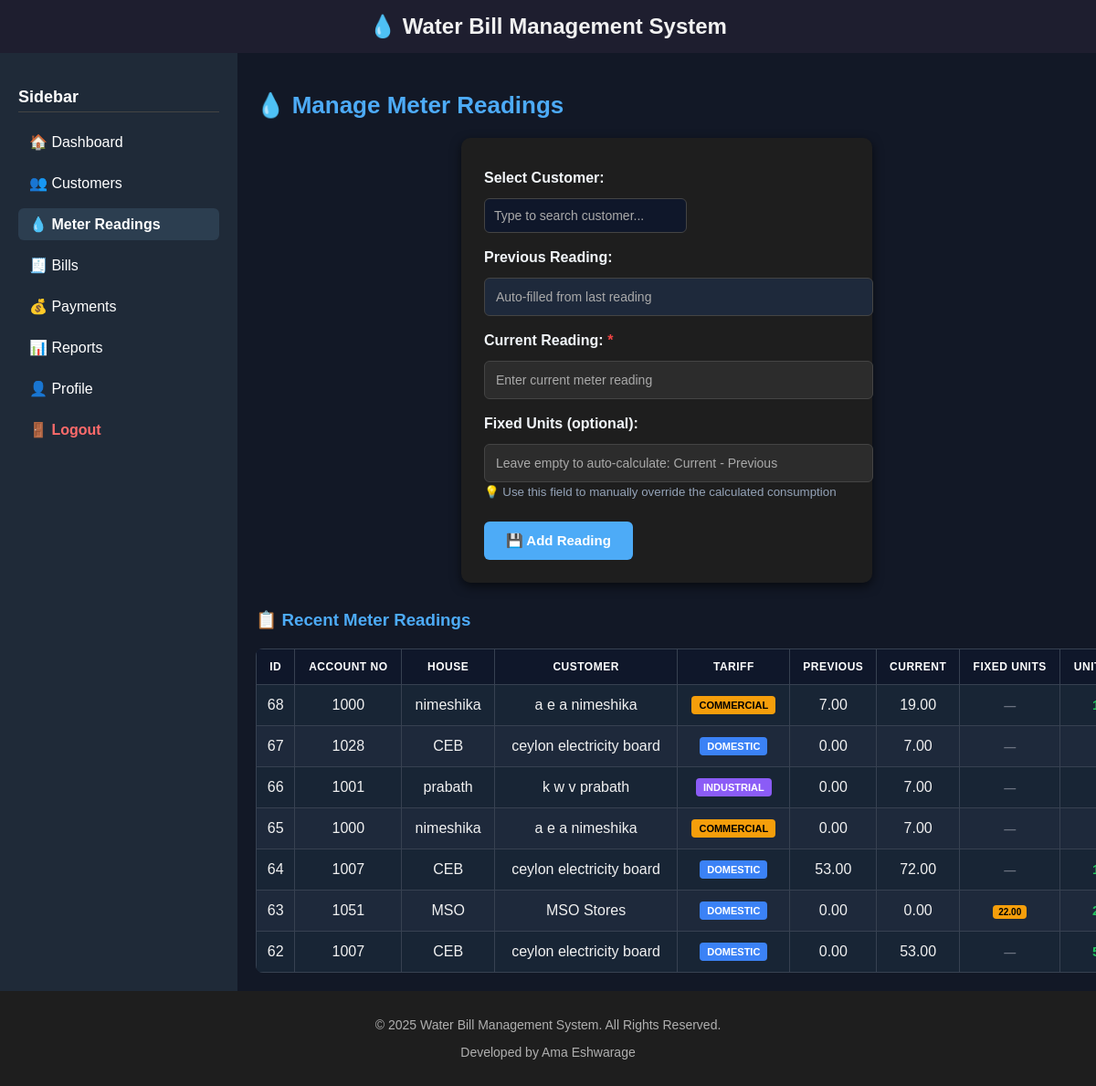
The page /meter_readings.php (signed in) on the database its author committed.
### tables this page shows
CREATE TABLE `meter_reading` (
  `reading_id` int(11) NOT NULL,
  `customer_id` int(11) NOT NULL,
  `previous_reading` decimal(10,2) NOT NULL DEFAULT 0.00,
  `current_reading` decimal(10,2) NOT NULL DEFAULT 0.00,
  `units_consumed` decimal(10,2) NOT NULL DEFAULT 0.00,
  `fixed_units` decimal(10,2) DEFAULT NULL,
  `date` date NOT NULL,
  `created_at` timestamp NOT NULL DEFAULT current_timestamp()
);

CREATE TABLE `customer` (
  `customer_id` int(11) NOT NULL,
  `account_no` varchar(50) NOT NULL,
  `name` varchar(100) NOT NULL,
  `email` varchar(100) NOT NULL,
  `username` varchar(50) NOT NULL,
  `house` varchar(255) NOT NULL,
  `house_no` varchar(50) NOT NULL,
  `phone` varchar(20) NOT NULL,
  `tariff` enum('domestic','commercial','industrial') NOT NULL,
  `connection_status` enum('active','disconnected','hold','read_bill') NOT NULL DEFAULT 'active',
  `password` varchar(255) NOT NULL,
  `created_at` timestamp NOT NULL DEFAULT current_timestamp()
);

### meter_readings.php (the view, shortened to what this page needs)
<?php
require_once("../includes/header.php");
require_once("../config.php");
$limit = 10;
$page = isset($_GET['page']) ? max(1, (int)$_GET['page']) : 1;
$offset = ($page - 1) * $limit;
$sql = "
    SELECT m.reading_id, c.account_no, c.house, c.name AS customer_name, c.tariff,
           m.previous_reading, m.current_reading, m.units_consumed, m.fixed_units, m.date,
           -- Calculate units: if fixed_units exists use it, otherwise current - previous
           CASE
               WHEN m.fixed_units IS NOT NULL THEN m.fixed_units
               WHEN m.units_consumed IS NOT NULL AND m.units_consumed > 0 THEN m.units_consumed
               ELSE (m.current_reading - m.previous_reading)
           END AS calculated_units
    FROM meter_reading m
    JOIN customer c ON m.customer_id = c.customer_id
    WHERE c.tariff IN ('domestic', 'industrial', 'commercial')
    ORDER BY m.date DESC, m.reading_id DESC
    LIMIT $limit OFFSET $offset
";
$result = $conn->query($sql);
?>
<div class="dashboard-wrapper">
    <div class="sidebar">
        <h3>Sidebar</h3>
        <a href="dashboard.php">🏠 Dashboard</a>
        <a href="customers.php">👥 Customers</a>
        <a href="meter_readings.php" class="active">💧 Meter Readings</a>
        <a href="bills.php">🧾 Bills</a>
        <a href="payments.php">💰 Payments</a>
        <a href="reports.php">📊 Reports</a>
        <a href="profile.php">👤 Profile</a>
        <a href="../auth/logout.php" class="logout-btn">🚪 Logout</a>
    </div>
    <div class="main-content">
        <h2>💧 Manage Meter Readings</h2>
        <form method="POST" id="readingForm">
            <label for="customer_search">Select Customer:</label>
            <div class="customer-search-wrapper">
                <input type="text" id="customer_search" placeholder="Type to search customer..." autocomplete="off">
            </div>
            <label for="previous_reading">Previous Reading:</label>
            <input type="number" step="0.01" name="previous_reading" id="previous_reading" readonly placeholder="Auto-filled from last reading">
            <label for="current_reading">Current Reading: <span style="color: #ef4444;">*</span></label>
            <input type="number" step="0.01" name="current_reading" id="current_reading" required placeholder="Enter current meter reading">
            <label for="fixed_units">Fixed Units (optional):</label>
            <input type="number" step="0.01" name="fixed_units" id="fixed_units" placeholder="Leave empty to auto-calculate: Current - Previous">
            <small style="color: #94a3b8; display: block; margin-top: -5px; margin-bottom: 10px;">
                💡 Use this field to manually override the calculated consumption
            </small>
            <button type="submit">💾 Add Reading</button>
        </form>
        <h3 style="color: #4dabf7; margin-top: 30px; margin-bottom: 15px;">📋 Recent Meter Readings</h3>
        <table>
            <thead>
                <tr>
                    <th>ID</th>
                    <th>Account No</th>
                    <th>House</th>
                    <th>Customer</th>
                    <th>Tariff</th>
                    <th>Previous</th>
                    <th>Current</th>
                    <th>Fixed Units</th>
                    <th>Units Used</th>
                </tr>
            </thead>
            <tbody>
                <?php if ($result && $result->num_rows > 0): ?>
                    <?php while ($row = $result->fetch_assoc()):
                        $fixed_units_value = $row['fixed_units'] !== null ? floatval($row['fixed_units']) : null;
                        $tariffClass = 'tariff-' . strtolower($row['tariff']);
                    ?>
                        <tr>
                            <td><?= $row['reading_id']; ?></td>
                            <td><?= htmlspecialchars($row['account_no']); ?></td>
                            <td><?= htmlspecialchars($row['house']); ?></td>
                            <td><?= htmlspecialchars($row['customer_name']); ?></td>
                            <td>
                                <span class="tariff-badge <?= $tariffClass; ?>">
                                    <?= strtoupper(htmlspecialchars($row['tariff'])); ?>
                                </span>
                            </td>
                            <td><?= number_format($row['previous_reading'], 2); ?></td>
                            <td><?= number_format($row['current_reading'], 2); ?></td>
                            <td class="fixed-units-col">
                                <?php if ($fixed_units_value !== null): ?>
                                    <span class="fixed-badge"><?= number_format($fixed_units_value, 2); ?></span>
                                <?php else: ?>
                                    <span class="na-text">—</span>
                                <?php endif; ?>
                            </td>
                            <td class="units-highlight">
                            </td>
                        </tr>
                    <?php endwhile; ?>
                <?php else: ?>
                    <tr><td colspan="10" style="text-align: center; padding: 20px; color: #94a3b8;">⚠ No meter readings found.</td></tr>
                <?php endif; ?>
            </tbody>
        </table>
    </div>
</div>
<?php
require_once("../includes/footer.php");
?>

### style.css (style rules this page uses)
body { font-family: Arial, sans-serif; margin: 0; padding: 0; background-color: #173450; color: #E0E0E0; }
form { max-width: 400px; margin: 20px auto; padding: 25px; background: #1E1E1E; border-radius: 10px; box-shadow: 0 4px 12px rgba(0,0,0,0.6); }
input[type="text"], input[type="email"], input[type="password"], input[type="number"], select { width: 100%; padding: 12px; margin: 8px 0; border: 1px solid #444; border-radius: 6px; background: #2C2C2C; color: #E0E0E0; }
input[type="text"]::placeholder, input[type="email"]::placeholder, input[type="password"]::placeholder, input[type="number"]::placeholder { color: #aaa; }

### meter_readings.php (style rules this page uses)
.dashboard-wrapper { display: flex; min-height: 80vh; background: #121826; color: #f1f1f1; }
.sidebar { width: 220px; background-color: #1f2a38; color: #fff; padding: 20px; flex-shrink: 0; min-height: 100vh; }
.sidebar h3 { margin-bottom: 15px; font-size: 18px; border-bottom: 1px solid #444; padding-bottom: 5px; }
.sidebar a { display: block; color: #fff; text-decoration: none; margin: 10px 0; padding: 8px 12px; border-radius: 6px; transition: background 0.3s; }
.sidebar a.active { background-color: #2c3e50; font-weight: bold; }
.logout-btn { color: #ff6b6b !important; font-weight: bold; }
.main-content { flex-grow: 1; padding: 20px; overflow-x: auto; }
.main-content h2 { margin-bottom: 20px; font-size: 26px; font-weight: bold; color: #4dabf7; }
form label { display:block; margin:10px 0 5px; font-weight: bold; color: #f1f5f9; }
form input, form select { width: 50%; padding: 10px; margin-bottom: 10px; background: #0f172a; border: 1px solid #444; color: #f1f5f9; border-radius: 6px; font-size: 14px; }
form input[readonly] { background: #1e293b; color: #94a3b8; }
.customer-search-wrapper { position: relative; width: 50%; }
#customer_search { width: 100%; padding: 10px; background: #0f172a; border: 1px solid #444; color: #f1f5f9; border-radius: 6px; font-size: 14px; }
form button { margin-top: 15px; padding: 12px 24px; background: #4dabf7; color: #fff; border: none; border-radius: 6px; cursor: pointer; font-weight: bold; font-size: 15px; transition: background 0.3s; }
table { width: 100%; border-collapse: collapse; margin-top: 20px; background: #1e293b; border-radius: 8px; overflow: hidden; min-width: 1100px; }
table th, table td { border: 1px solid #374151; padding: 12px 10px; text-align: center; }
table th { background-color: #0f172a; color: #fff; font-weight: bold; text-transform: uppercase; font-size: 12px; letter-spacing: 0.5px; white-space: nowrap; }
table tbody tr { transition: background 0.2s; }
table tbody tr:nth-child(even) { background-color: #1e293b; }
table tbody tr:nth-child(odd) { background-color: #182535; }
.units-highlight { font-weight: bold; color: #22c55e; font-size: 15px; }
.fixed-units-col { color: #f59e0b; font-weight: bold; }
.fixed-badge { display: inline-block; background: #f59e0b; color: #000; padding: 2px 6px; border-radius: 4px; font-size: 10px; font-weight: bold; }
.na-text { color: #6b7280; font-style: italic; font-size: 13px; }
.tariff-badge { display: inline-block; padding: 4px 8px; border-radius: 4px; font-size: 11px; font-weight: bold; text-transform: uppercase; }
.tariff-domestic { background: #3b82f6; color: #fff; }
.tariff-industrial { background: #8b5cf6; color: #fff; }
.tariff-commercial { background: #f59e0b; color: #000; }

### rows shown on the page
meter_reading: reading_id "68", customer.account_no "1000", customer.house "nimeshika", customer.name "a e a nimeshika", customer.tariff "COMMERCIAL", previous_reading "7.00", current_reading "19.00"
meter_reading: reading_id "67", customer.account_no "1028", customer.house "CEB", customer.name "ceylon electricity board", customer.tariff "DOMESTIC", previous_reading "0.00", current_reading "7.00"
meter_reading: reading_id "66", customer.account_no "1001", customer.house "prabath", customer.name "k w v prabath", customer.tariff "INDUSTRIAL", previous_reading "0.00", current_reading "7.00"
meter_reading: reading_id "65", customer.account_no "1000", customer.house "nimeshika", customer.name "a e a nimeshika", customer.tariff "COMMERCIAL", previous_reading "0.00", current_reading "7.00"
meter_reading: reading_id "64", customer.account_no "1007", customer.house "CEB", customer.name "ceylon electricity board", customer.tariff "DOMESTIC", previous_reading "53.00", current_reading "72.00"
meter_reading: reading_id "63", customer.account_no "1051", customer.house "MSO", customer.name "MSO Stores", customer.tariff "DOMESTIC", previous_reading "0.00", current_reading "0.00", fixed_units "22.00"
meter_reading: reading_id "62", customer.account_no "1007", customer.house "CEB", customer.name "ceylon electricity board", customer.tariff "DOMESTIC", previous_reading "0.00", current_reading "53.00"
